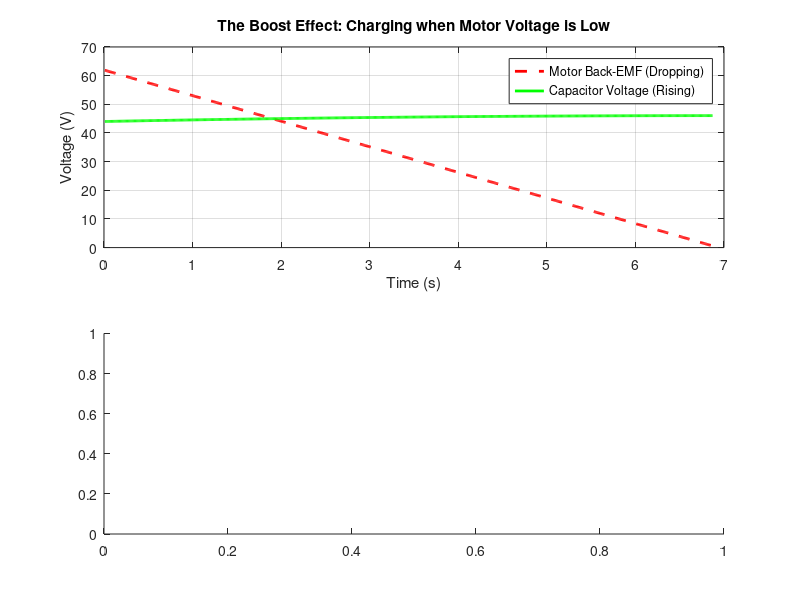

The MATLAB script that drew this image: (Note: this script raises an error after producing the figure.)
% --- regenerative braking simulation (boost converter model) ---
clear; clc; close all;

%Note:






%% -------------------------- INPUTS USER CAN CHANGE -------------------------------------------------------------
%-----------------------------------------------------------------------------------------------------------------
%-----------------------------------------------------------------------------------------------------------------

mass = 1400;                              % mass of train (kg)
wheelradius = 0.1;                        % radius (meters)
gearratio = 10;                           % gear ratio
crr = 0.004;


% BRAKING
initial_speed = 4.17;                     % initial speed (15 km/h in m/s)
decel_rate = 0.6;                         % braking of 0.6 m/s^2


% ACCELERATION
target_speed_kmh = 15;                    % target speed to reach when accelerating using energy recovered
acceleration = 0.6;


% MOTOR CONSTANTS
nominal_voltage = 48;
nominal_rpm = 4000;
pair_poles = 4;

B = 1.0;                                  % Tesla (max magnetic flux)
k_h = 0.015;                              % W/(Hz·T^n·kg)
k_e = 0.0003;                             % W/(Hz^2·T^2·kg)
n   = 1.6;
m_fe = 7.6*0.35;                               % kg of stator iron per motor




% SUPERCAPACITOR CONSTANTS
c = 165;                                  % capacitance (farads)
cap_pre_charge = 44;                      % pre-charge voltage (volts)








%% ------------------- PHASE 1 - VOLTAGE RISE WHILE BRAKING ----------------------------------


% 1. system constants
nominal_w = nominal_rpm*(2*pi/60);
kv = nominal_rpm/nominal_voltage;         % motor constant (volts/(rad/s))
kt = 8.27/kv;
ke = kt * (3/2);                                  % torque constant (nm/a)
r_circuit = (9.6e-3)/2;                          % internal resistance (wires + cap esr)
efficiency = 0.85;                        % controller boost efficiency (85%)

cap_voltage = cap_pre_charge;


% compute current output when braking
f_braking = mass * decel_rate;
t_wheels = f_braking * wheelradius;
t_motor = t_wheels/gearratio;
t_per_motor = t_motor/2;
brakingcurrent = t_per_motor/kt;



% simulation setup
dt = 0.01;           % time step (seconds)
time = 0;
results = [];        % array to store data for plotting

% simulation loop (run until stopped)
while initial_speed > 0.05
    
    % --- mechanical physics ---
    % calculate rpm
    wheelrpm = (initial_speed * 60) / (2 * pi * wheelradius);
    motorrpm = wheelrpm * gearratio;
    motor_w = motorrpm * (2*pi/60);

    
    % Steinmetz iron losses per motor
    f_e = pair_poles * motor_w / (2*pi);                    % eletrical frequency
    p_h = k_h * f_e * B^n * m_fe;
    p_e = k_e * f_e^2 * B^2 * m_fe;

    p_fe_total = 2 * (p_h + p_e);

    
    % calculate motor back emf
    v_motor = motor_w * ke - r_circuit*brakingcurrent;     
    
    % calculate braking torque & force
    % torque = kt * current * gearratio
    torque_total = 2 * (kt * brakingcurrent) * gearratio; % 2 motors
    braking_force = torque_total / wheelradius;
    
    % decelerate the train (f = ma -> a = f/m)
    decel = braking_force / mass;
    initial_speed = initial_speed - (decel * dt);
    
    % --- electrical physics (the boost controller) ---
    % power generated by motor = voltage * current
    p_motor = v_motor * brakingcurrent * 2 - p_fe_total; % 2 motors
    
    % power delivered to capacitor = motor power * efficiency
    p_charging = p_motor * efficiency;
    
    % calculate current going into the capacitor
    % p = v * i  ->  i = p / v
    i_cap = p_charging / cap_voltage;
    
    % update capacitor voltage
    % dV = (I * dt) / C
    cap_voltage = cap_voltage + (i_cap * dt / c);

    if cap_voltage > 48
        fprintf('!!! REACHED SUPERCAPACITOR MAXIMUM VOLTAGE\nDECREASE SUPERCAPACITOR PRE-CHARGE AND TRY AGAIN\n ');
        return;
    end
    
    % --- data logging ---
    time = time + dt;
    % store: [time, speed, motorVoltage, capVoltage, capCurrent]
    results = [results; time, initial_speed, v_motor, cap_voltage, i_cap];
end






%% ---------------------- PHASE 2 - COMPUTE DISTANCE TRAVELLED WITH RECOVERED ENERGY ------------------------

fprintf('Starting phase 2 - travel with energy recovered\n\n');

% calculate current input to motor while accelerating (NEGLETING INCLINED PLANE)

%when accelerating
total_traction_force = (mass * acceleration) + (mass * 9.81 * crr);%assuming plane
torque_wheels = total_traction_force * wheelradius;
torque_motor = torque_wheels/(gearratio * 0.85);
torque_per_motor = torque_motor/2;
current_accel_per_motor = torque_per_motor/kt;

fprintf('Current during Acceleration per motor: %.2f Amps\n', current_accel_per_motor);


% when cruising (a=0)
f_friction = mass * 9.81 * crr;%assuming plane
t_wheel_cruise = f_friction * wheelradius;
t_motor_cruise = t_wheel_cruise /(gearratio*0.85);
t_per_motor_cruise = t_motor_cruise / 2;
current_cruise_per_motor = t_per_motor_cruise / kt;

fprintf('Current during Cruising per motor: %.2f Amps\n', current_cruise_per_motor);



% phase 2 variables
target_speed = target_speed_kmh/3.6;
velocity_drive = 0;
distance_total = 0;
distance_at_empty = 0;
has_reached_limit = false;
time_drive = 0;
results_drive = [];



% driving loop
while true

    if cap_voltage > cap_pre_charge
        has_energy = true;
    else
        has_energy = false;
    end


    if has_energy == true


        if velocity_drive < target_speed
            %accelerating
            current_now = current_accel_per_motor;
            mode = 1;       %acceleration
        
        else
            %cruising
            current_now = current_cruise_per_motor;
            mode = 2;       % cruise
        end

    else
        %coasting
        current_now = 0;
        mode = 3;
    end


    if mode == 3
        %coasting
        force_push = 0;

    else
        torque_produced = 2 * (current_now * kt) * gearratio * 0.85;
        force_push = torque_produced / wheelradius;                         %force that moves the train

    end


    %compute real acceleration
    crr_force = mass*9.81*crr;                      %rolling resistance force
    f_mech = 0.002*mass*9.81;                       %estimate for drag on gearbox and bearings
    force_resistive = crr_force + f_mech;

    force_net = force_push - force_resistive;
    accel_real = force_net / mass;

    % update speed
    velocity_drive = velocity_drive + (accel_real * dt);



    % speed limiter 
    if velocity_drive > target_speed && mode ~= 3
        velocity_drive = target_speed;
    end

    %stopping condition
    if velocity_drive <= 0.05 && mode == 3
        break;
    end

    distance_total = distance_total + (velocity_drive * dt);

    wheelrpm_drive = (velocity_drive * 60) / (2 * pi * wheelradius);
    motor_w_drive = (wheelrpm_drive * gearratio) * (2*pi/60);
    v_bemf = motor_w_drive * ke - r_circuit*current_now;


    %Steinmetz power losses
    f_e = pair_poles * motor_w_drive / (2*pi);

    p_h = k_h * f_e * B^n * m_fe;
    p_e = k_e * f_e^2 * B^2 * m_fe;

    p_fe_one_motor = p_h + p_e;
    p_fe_total = 2 * p_fe_one_motor;


    % updating supercapacitor voltage
    if has_energy
    
        voltage_headroom = cap_voltage - v_bemf;
        if voltage_headroom <= 0
            % if back-emf > voltage on capacitor current cannot flow
            velocity_drive = velocity_drive * 0.99;
            current_now = 0;
        end
    
        p_mech_elec = (v_bemf * current_now) * 2;
        p_total = p_mech_elec + p_fe_total;
    
        p_cap_draw = p_total / 0.85;
        
    
        i_cap_out = p_cap_draw / cap_voltage;
        dV = (i_cap_out * dt) / c;
        cap_voltage = cap_voltage - dV;



        if cap_voltage <= cap_pre_charge && ~has_reached_limit

            distance_at_empty = distance_total;
            has_reached_limit = true;
        
        end




        
    end
        


    time_drive = time_drive + dt;
    results_drive = [results_drive; time_drive, velocity_drive, cap_voltage, distance_total, mode, v_bemf, accel_real];


end

    

















%% ---------------------------------- PLOTS AND RESULTS -------------------------------------

figure('Name', 'Regen Braking Analysis');

% plot 1: voltages (the proof of boost)
subplot(2,1,1);
plot(results(:,1), results(:,3), 'r--', 'LineWidth', 2); hold on;
plot(results(:,1), results(:,4), 'g', 'LineWidth', 2);
title('The Boost Effect: Charging when Motor Voltage is Low');
legend('Motor Back-EMF (Dropping)', 'Capacitor Voltage (Rising)');
ylabel('Voltage (V)'); xlabel('Time (s)');
grid on;

% plot 2: speed and current
subplot(2,1,2);
yyaxis left
plot(results(:,1), results(:,2), 'b', 'LineWidth', 2);
ylabel('Train Speed (m/s)');
yyaxis right
plot(results(:,1), results(:,5), 'k', 'LineWidth', 1);
ylabel('Current Into Capacitor (A)');
title('Train Speed vs Charging Current');
xlabel('Time (s)');
grid on;

% --- new figure: power & capacitor current ---
figure('Name', 'Power & Current Analysis');

% 1. calculate power vector for plotting
% power = motor voltage (col 3) * braking current * 2 motors
power_motor_vector = results(:,3) .* brakingcurrent .* 2;

% subplot 1: power generated by motors
subplot(2, 1, 1);
plot(results(:,1), power_motor_vector, 'm', 'LineWidth', 2);
title('Total Power Generated by Motors (Pre-Efficiency)');
xlabel('Time (s)');
ylabel('Power (Watts)');
grid on;
legend('P_{generated} = V_{emf} * I_{brake} * 2');

% subplot 2: current going into supercapacitor
subplot(2, 1, 2);
plot(results(:,1), results(:,5), 'k', 'LineWidth', 2);
title('Actual Current Entering Supercapacitor');
xlabel('Time (s)');
ylabel('Current (Amps)');
grid on;
legend('I_{cap} (Drops as Voltage Drops)');

% --- final results ---
% the 'end' keyword grabs the very last entry in the array
final_cap_voltage = results(end, 4);





figure('Name', 'Phase 2: Driving Range');

% Subplot 1: Speed
subplot(3,1,1);
plot(results_drive(:,4), results_drive(:,2), 'b', 'LineWidth', 2);
% Find the row index where Mode 3 starts
idx_coast = find(results_drive(:,5)==3, 1);

% Get the distance (Column 4) from that specific row
if ~isempty(idx_coast)
    xline(results_drive(idx_coast, 4), '--k', 'Power Cut');
end
title(['Total Distance: ' num2str(round(distance_total)) ' m']);
ylabel('Speed (m/s)'); xlabel('Distance (m)');
legend('Speed', 'Start of Coasting');
grid on;

% Subplot 2: Voltage Supply vs. Demand
subplot(3,1,2);

% Plot Capacitor Voltage (Column 3) - The Supply
plot(results_drive(:,4), results_drive(:,3), 'r', 'LineWidth', 2); hold on;

% Plot Motor Back-EMF (Column 6) - The Demand
plot(results_drive(:,4), results_drive(:,6), 'b--', 'LineWidth', 1.5);

% Plot the Limit Line
yline(cap_pre_charge, '--k', 'Empty Limit');

title('Voltage Convergence: Supply (Red) vs Demand (Blue)');
ylabel('Voltage (V)'); xlabel('Distance (m)');
legend('Capacitor Supply', 'Motor Back-EMF', 'Empty Limit');
grid on;


% Subplot 1: Speed vs Time
subplot(3,1,3);

% CHANGE 1: Use Column 1 (Time) for X-axis instead of Column 4 (Distance)
plot(results_drive(:,1), results_drive(:,2), 'b', 'LineWidth', 2);

% Find the row index where Mode 3 starts
idx_coast = find(results_drive(:,5)==3, 1);

% CHANGE 2: Get the TIME (Column 1) from that specific row for the vertical line
if ~isempty(idx_coast)
    xline(results_drive(idx_coast, 1), '--k', 'Power Cut');
end

% Optional: You might want to display Total Time in the title now
title(['Speed Profile over Time']);
ylabel('Speed (m/s)'); 
xlabel('Time (s)'); % CHANGE 3: Update label
legend('Speed', 'Start of Coasting');
grid on;




fprintf('--------------------------------------\n');
fprintf('Simulation Complete.\n');
fprintf('Pre-Charge Voltage:               %.2f V\n', results(1, 4));
fprintf('Final Voltage:                    %.2f V\n', final_cap_voltage);
fprintf('Voltage Rise:                     %.2f V\n', final_cap_voltage - results(1, 4));
fprintf('--------------------------------------\n\n');
fprintf('Range test:\n');
% Calculate Minutes and Seconds
mins = floor(time_drive / 60);
secs = rem(time_drive, 60);

fprintf('Distance travelled:              %.2f meters\n', distance_total);
if has_reached_limit
    fprintf('Distance until pre-charge limit: %.2f meters\n', distance_at_empty);
end
fprintf('Time elapsed:                    %d min %.0f sec\n', mins, secs);
fprintf('Final supercapacitor voltage:    %.2f V\n', cap_voltage);
fprintf('--------------------------------------\n\n');
